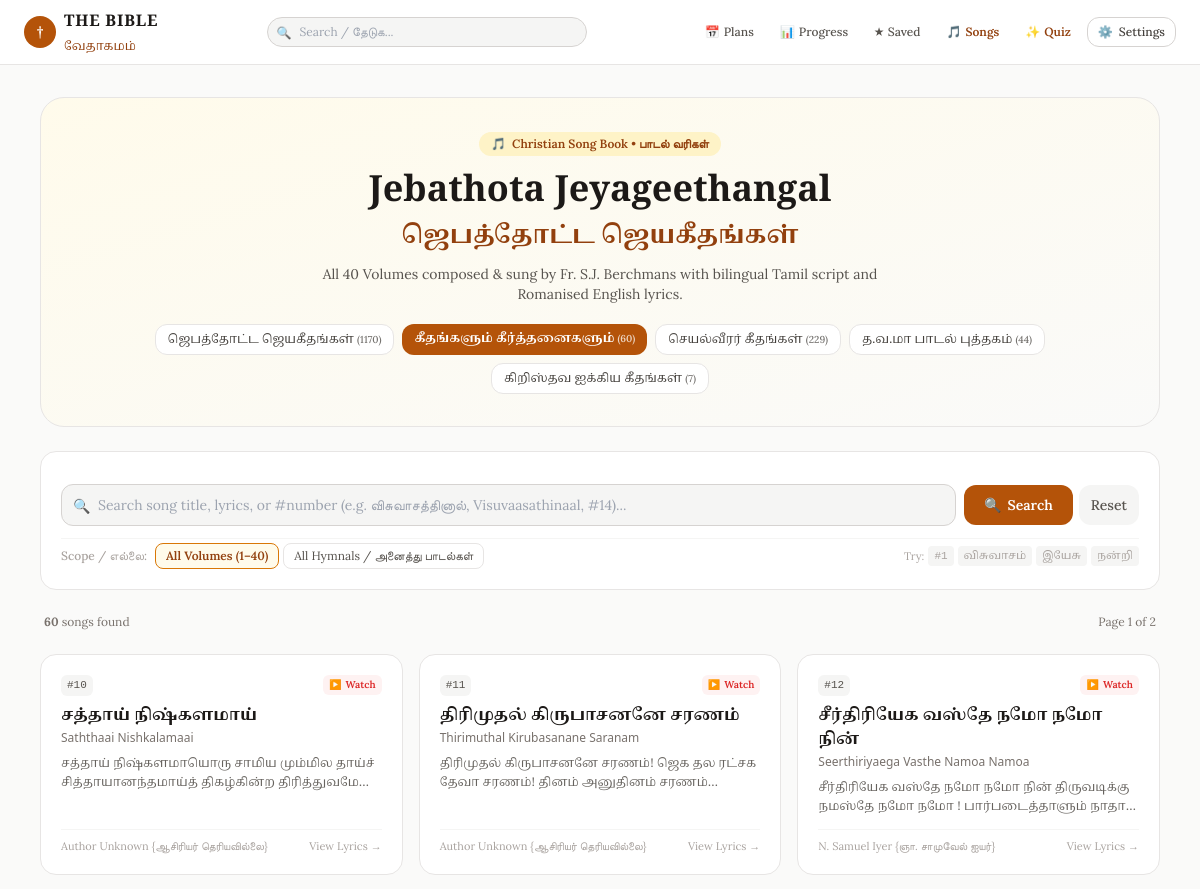
/songs?book=keerthanai&canon=protestant (upper part), run on an earlier commit of the app's database.
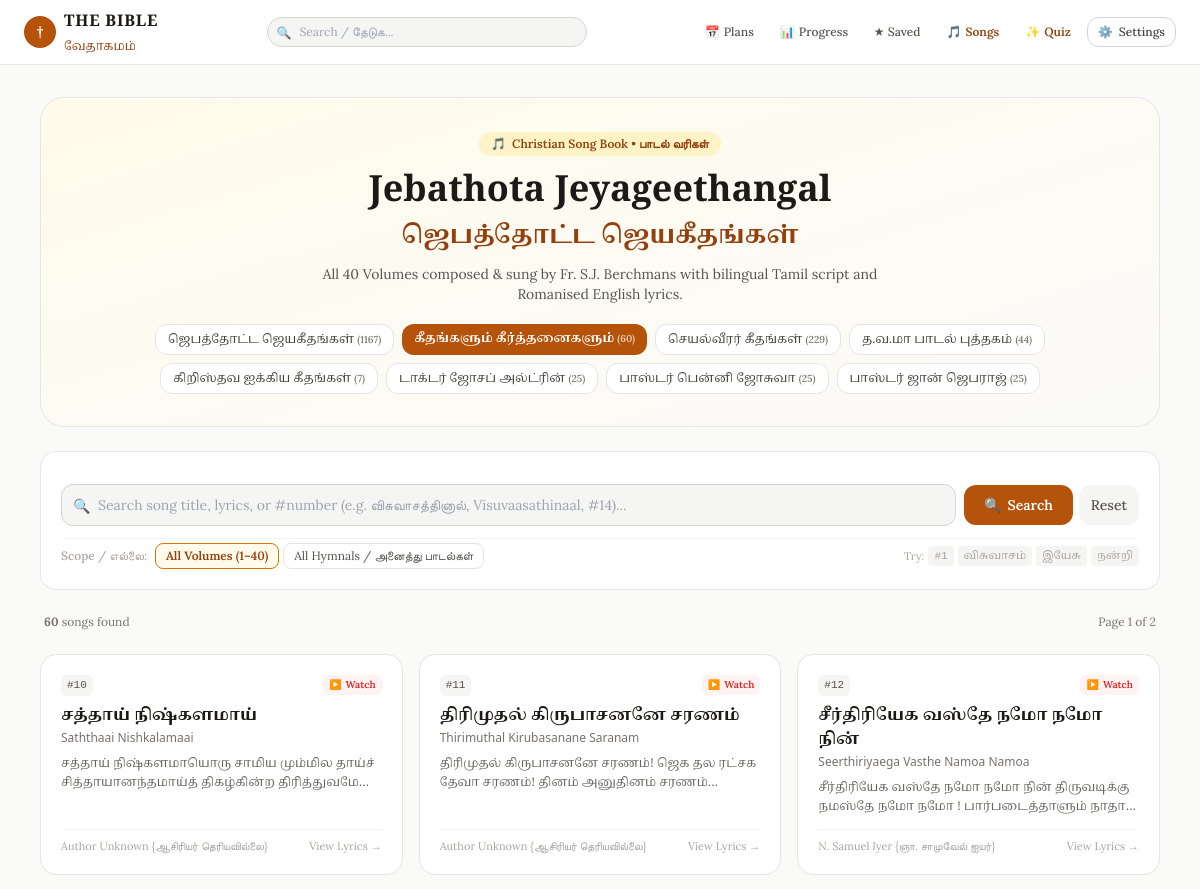
And on a later commit of the database.
### tables this page shows
CREATE TABLE song_books (
            code TEXT PRIMARY KEY,
            name_ta TEXT NOT NULL,
            name_en TEXT NOT NULL,
            display_order INTEGER DEFAULT 0
        );

CREATE TABLE songs (
            id INTEGER PRIMARY KEY,
            songbook_code TEXT NOT NULL,
            songbook_name_ta TEXT,
            songbook_name_en TEXT,
            volume INTEGER DEFAULT 0,
            volume_name TEXT,
            song_number INTEGER DEFAULT 0,
            title_ta TEXT NOT NULL,
            title_en TEXT NOT NULL,
            alternate_title TEXT,
            lyrics_ta TEXT,
            lyrics_en TEXT,
            lyrics_bilingual TEXT,
            author TEXT,
            youtube_url TEXT
        );

### app/main.py (the view)
@app.get("/songs", response_class=HTMLResponse)
async def songs_directory_page(
    request: Request,
    book: str = Query("jebathota"),
    vol: int = Query(None),
    q: str = Query(""),
    page: int = Query(1, ge=1),
    canon: str = Query(None)
):
    active_canon = resolve_canon(request, canon)
    canon_ctx = get_canon_context(active_canon)
    songbooks = get_song_books()
    volumes = get_song_volumes(book)
    clean_q = q.strip() if q else ""
    page_size = 40
    offset = (page - 1) * page_size
    songs_data = get_songs_list(
        songbook_code=book,
        volume=vol,
        query=clean_q,
        limit=page_size,
        offset=offset
    )
    total_count = songs_data["total_count"]
    total_pages = max(1, (total_count + page_size - 1) // page_size)
    return templates.TemplateResponse(
        request=request,
        name="songs.html",
        context={
            **canon_ctx,
            "songbooks": songbooks,
            "volumes": volumes,
            "active_book": book,
            "active_vol": vol,
            "query": clean_q,
            "songs": songs_data["songs"],
            "total_count": total_count,
            "page": page,
            "total_pages": total_pages,
        },
    )

### templates/songs.html (shortened to what the changed rows need)
{% extends "base.html" %}
{% block content %}
<div class="max-w-6xl mx-auto px-3 sm:px-4 py-4 sm:py-8 space-y-6">
    <div class="bg-gradient-to-br from-amber-50 to-stone-50 dark:from-stone-900 dark:to-stone-950 border border-stone-200 dark:border-stone-800 rounded-3xl p-5 sm:p-8 text-center space-y-3 relative overflow-hidden shadow-xs">
        <h1 class="font-cinzel text-2xl sm:text-4xl font-bold text-stone-900 dark:text-stone-100">
            Jebathota Jeyageethangal
        </h1>
        <h2 class="font-tamil text-lg sm:text-2xl text-amber-800 dark:text-amber-400 font-semibold" translate="no">
            ஜெபத்தோட்ட ஜெயகீதங்கள்
        </h2>
        <div class="pt-2 flex flex-wrap justify-center gap-1.5 sm:gap-2">
            {% for sb in songbooks %}
            <a href="/songs?book={{ sb.code }}{% if canon %}&canon={{ canon }}{% endif %}"
               class="px-3 py-1.5 rounded-xl text-xs font-medium transition cursor-pointer {% if active_book == sb.code %}bg-amber-700 text-white font-semibold shadow-xs{% else %}bg-white dark:bg-stone-800 text-stone-700 dark:text-stone-300 border border-stone-200 dark:border-stone-700 hover:border-amber-600{% endif %}">
                <span class="font-tamil" translate="no">{{ sb.name_ta }}</span>
                <span class="text-[10px] opacity-75">({{ sb.song_count }})</span>
            </a>
            {% endfor %}
        </div>
    </div>
    {% if songs %}
    <div class="grid grid-cols-1 md:grid-cols-2 lg:grid-cols-3 gap-3 sm:gap-4">
        {% for s in songs %}
        <a href="/songs/{{ s.id }}{% if canon %}?canon={{ canon }}{% endif %}"
           class="group bg-white dark:bg-stone-900 border border-stone-200 dark:border-stone-800 hover:border-amber-600/70 rounded-2xl p-4 sm:p-5 shadow-xs hover:shadow-md transition flex flex-col justify-between space-y-3">
            <div class="space-y-2">
                <div class="flex items-center justify-between text-[11px]">
                    <div class="flex items-center gap-1.5">
                        {% if s.song_number and s.song_number > 0 %}
                        <span class="px-1.5 py-0.5 rounded-md bg-stone-100 dark:bg-stone-800 text-stone-600 dark:text-stone-400 font-mono">
                            #{{ s.song_number }}
                        </span>
                        {% endif %}
                    </div>
                    {% if s.youtube_url %}
                    <span class="inline-flex items-center gap-1 text-red-600 text-xs font-semibold px-1.5 py-0.5 rounded-md bg-red-50 dark:bg-red-950/40" title="Watch on YouTube">
                        <span class="text-[10px]">▶️</span> <span class="text-[10px] hidden sm:inline">Watch</span>
                    </span>
                    {% endif %}
                </div>
                <div>
                    <h3 class="font-tamil font-bold text-sm sm:text-base text-stone-900 dark:text-stone-100 group-hover:text-amber-700 dark:group-hover:text-amber-400 transition leading-snug" translate="no">
                        {{ s.title_ta }}
                    </h3>
                    <p class="font-sans text-xs text-stone-500 font-medium mt-0.5">
                        {{ s.title_en }}
                    </p>
                </div>
                {% if s.snippet_ta %}
                <p class="font-tamil text-xs text-stone-600 dark:text-stone-400 line-clamp-2 leading-relaxed opacity-90" translate="no">
                    {{ s.snippet_ta }}...
                </p>
                {% endif %}
            </div>
            <div class="pt-2 border-t border-stone-100 dark:border-stone-800 flex items-center justify-between text-[11px] text-stone-400 group-hover:text-amber-700 transition">
                <span>{{ s.author or "Fr. S.J. Berchmans" }}</span>
                <span>View Lyrics →</span>
            </div>
        </a>
        {% endfor %}
    </div>
    {% endif %}
</div>
{% endblock %}

What changed in the data, as far as the page shows it:
computed for song_books "ஜெபத்தோட்ட ஜெயகீதங்கள்": song_count "1170" → "1167"
added song_books: name_ta "டாக்டர் ஜோசப் அல்ட்ரின்", song_count "25"
added song_books: name_ta "பாஸ்டர் பென்னி ஜோசுவா", song_count "25"
added song_books: name_ta "பாஸ்டர் ஜான் ஜெபராஜ்", song_count "25"
